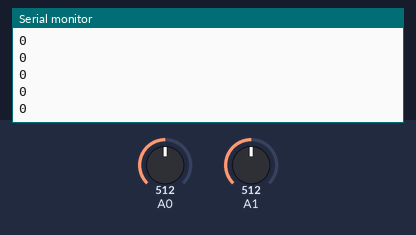
Bench run of a sketch on a simulated Arduino Uno, built with avr-gcc and run on an emulated ATmega328P. Shown: the last lines printed to the serial monitor. The test bench sets the inputs (shaded band); at power-on: A0 = 512, A1 = 512. WiFi joins after 1.5 s; servers stay silent unless stated.

Above: at 1.2 s.
1.3 s: A0 set to 716
At 1.76 s:
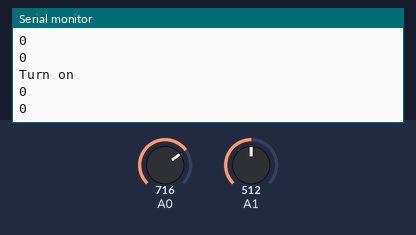
2.9 s: A1 set to 810
At 3.17 s:
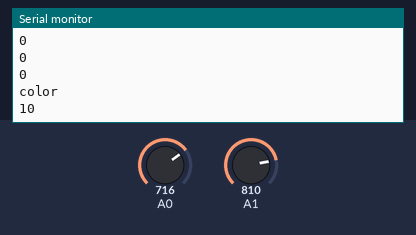
4.7 s: A1 set to 90
At 4.98 s:
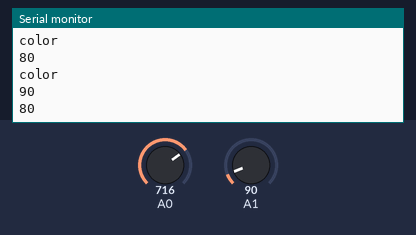
Timing chart, 0 to 7.7 s (numbered marks = the images above; inputs shaded):
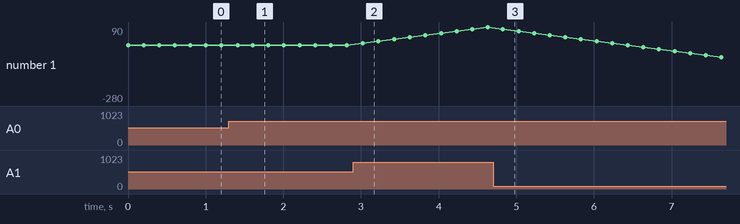

The sketch:

Joystick.ino
```cpp
#include <SPI.h>
#include <Ethernet.h>
#include <EthernetUdp.h>
//#include <Udp.h>

int UD = 0;
int LR = 0;

const String GROUP = "0x4E";
const int CEILING = 600;
const int FLOOR = 300;
int brightness = 0x01;
int color = 0x00; // Violet

// Ethernet
byte mac[] = { 0xDE, 0xAD, 0xBE, 0xEF, 0xFE, 0xED };
byte remoteIp [] = {255,255,255,255};
unsigned int localPort = 5600;

IPAddress ip(10, 0, 1, 5);
EthernetUDP Udp;

void setup() {
  Serial.begin(9600);

  // Start the Ethernet and UDP:
  Ethernet.begin(mac,ip);
  Udp.begin(localPort);
}

void loop() {
  UD = analogRead(A0);
  LR = analogRead(A1);

  if (UD > CEILING) {
    brighten();
  }

  if (UD < FLOOR) {
    darken();
  }

//  Serial.print (UD);
//  Serial.print (" ");
//  Serial.print (LR);
//  Serial.println ("");


  if (LR > 800) {
    Serial.println ("color");
    changeColorUp ();
  }

  if (LR < 100) {
    changeColorDown ();
  }

  Serial.println (color);
  delay (200);
}

void brighten () {
    if (brightness == 1) {
      Serial.println("Turn on");
      turnOn ();
    }

    if (brightness >= 1 && brightness < 27) {
      turnOn();
      brightness += 2;
      sendPacket(brightness);
    }
}

void darken () {
    if (brightness <= 1) {
      turnOff ();
    }

    if (brightness >= 2 && brightness <= 27) {
      turnOn();
      brightness -= 2;
      sendPacket(brightness);
    }
}

void changeColorUp () {
  color += 10;
  sendPacket (0x40, color);
}

void changeColorDown () {
  color -= 10;
  sendPacket (0x40, color);
}

void turnOn () {
  sendPacket (0x42, 0x00);
}

void turnOff () {
  sendPacket (0x41, 0x00);
}

void sendPacket (int midValue) {
  byte packet [] = { 0x4E, midValue, 0x55 };
  Udp.beginPacket(remoteIp, 8899);
  Udp.write(packet,3);
  Udp.endPacket();
}

void sendPacket (int firstValue, int midValue) {
  byte packet [] = { firstValue, midValue, 0x55 };
  Udp.beginPacket(remoteIp, 8899);
  Udp.write(packet,3);
  Udp.endPacket();
}
```

Measured:
- after the input at 1.3 s, the serial monitor: prints a new line after 0.10 s (image 1)
- after the input at 2.9 s, the serial monitor: prints a new line after 0.12 s (image 2)
- plotted number 1: 0 → 90 after the input at 2.9 s, 90 → -280 after the input at 4.7 s
